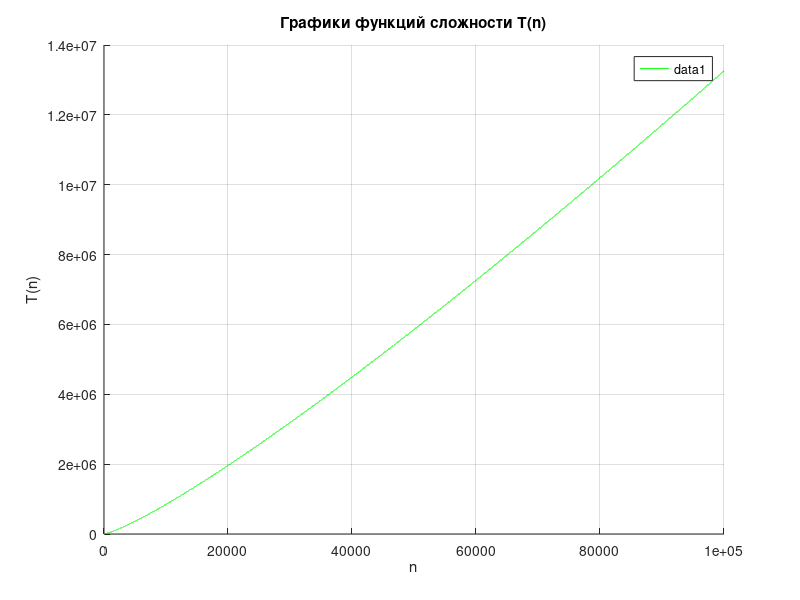

Recreate this plot in MATLAB.
% Определение функций
T_best = @(n) n .* (log(n).^2);


% Значения n
n_values = 0:100000;

% Вычисление значений функций
T_best_values = T_best(n_values);


% Построение графиков
figure;
hold on;

% Лучший случай
plot(n_values, T_best_values, 'g', 'DisplayName', '');




% Настройки графика
title('Графики функций сложности T(n)');
xlabel('n');
ylabel('T(n)');
legend;
grid on;
hold off;
